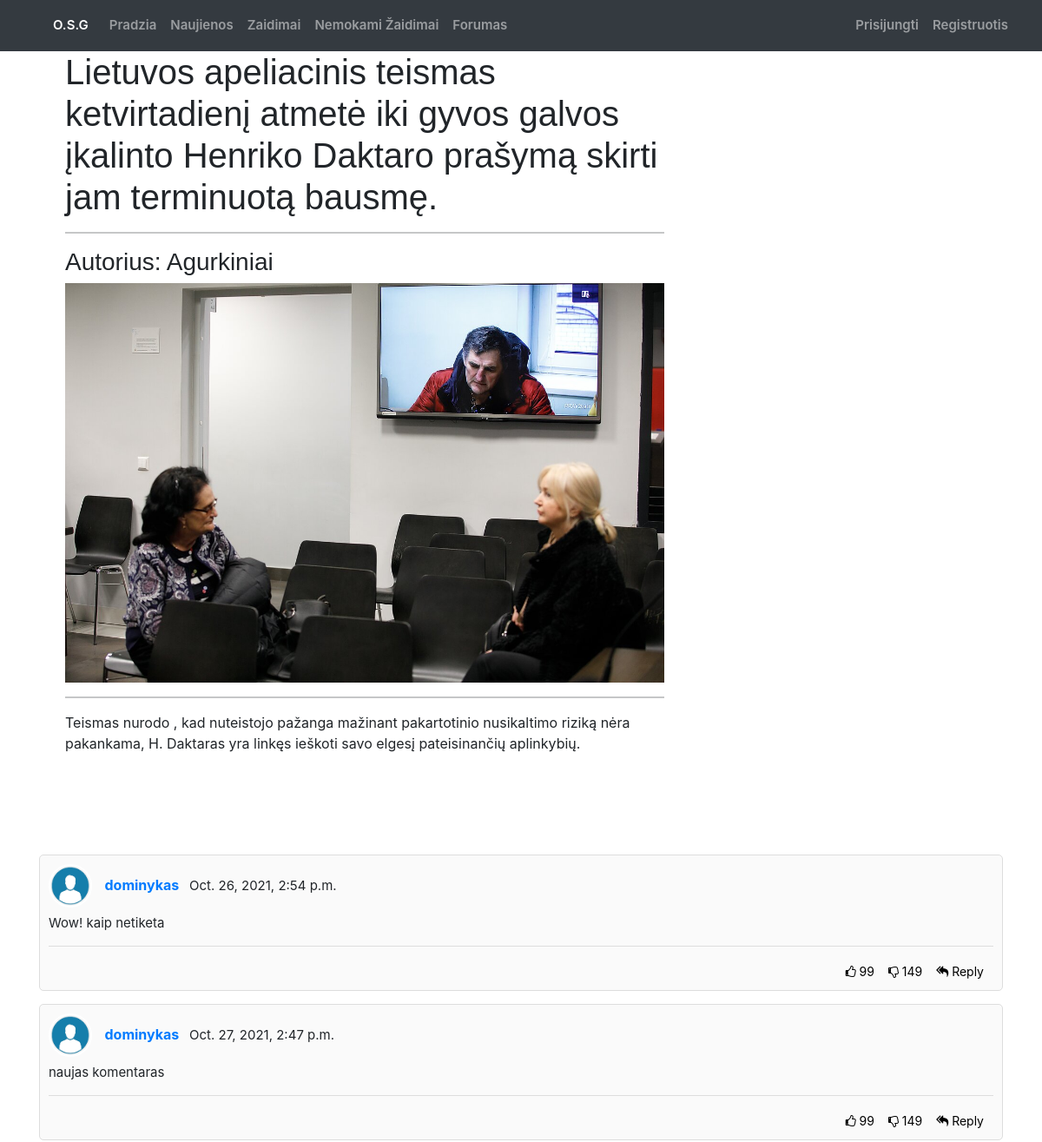
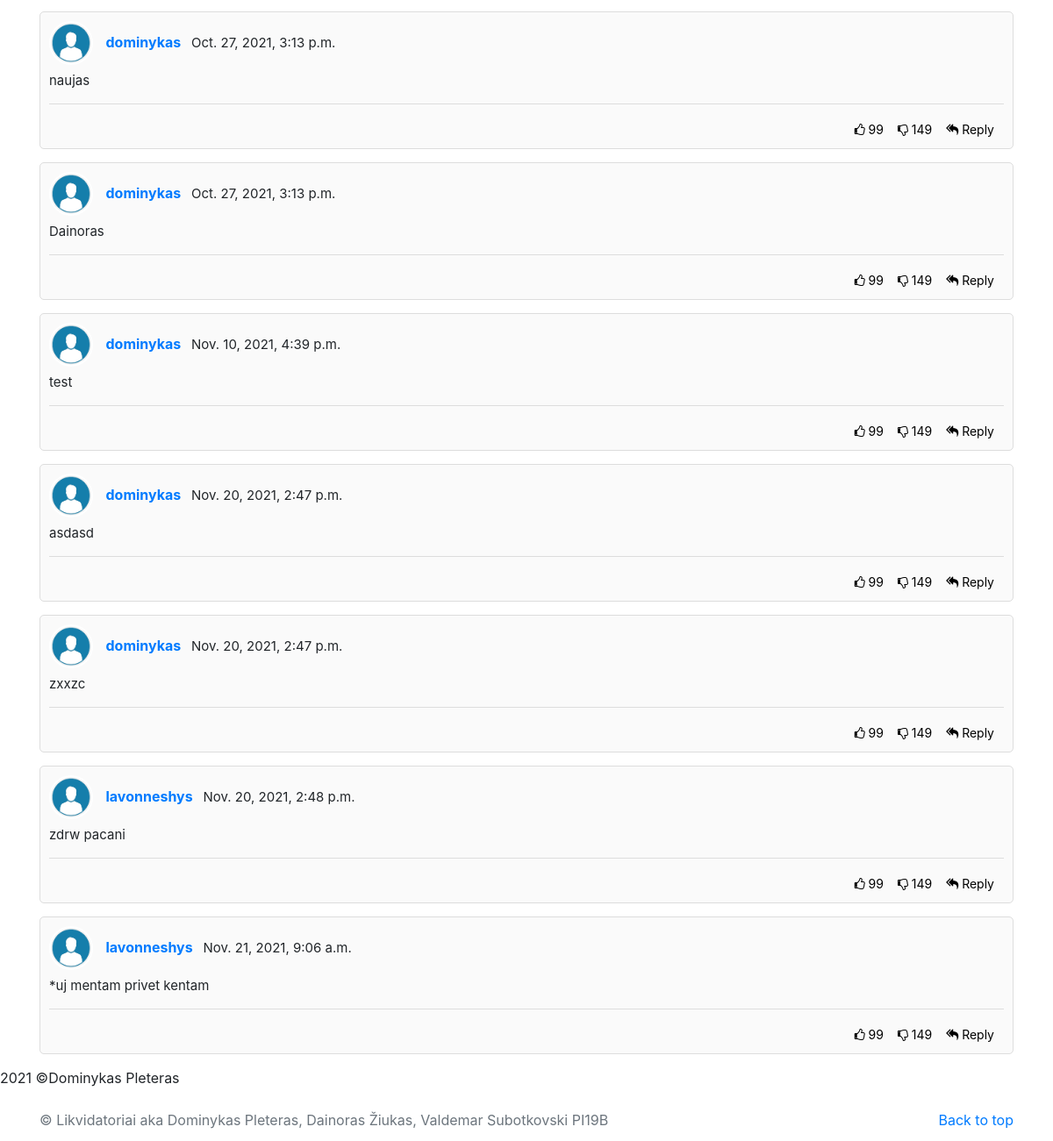
The page /newsPage/5/ on the database its author committed (2 pictures, top to bottom).
### accounts/models.py (models this page shows, shortened)
class NewsClass(models.Model):
    headline=models.CharField(max_length=200,null=True)
    author=models.CharField(max_length=200,null=True)
    text=models.CharField(max_length=200,null=True)
    image = models.ImageField(null=True, blank=True)

class Comment(models.Model):
    userid=models.ForeignKey(User,related_name="users",null=True,on_delete=models.CASCADE)
    newsid= models.ForeignKey(NewsClass,related_name="comments", null=True, on_delete=models.CASCADE)
    body = models.TextField(null=True)
    date_added = models.DateTimeField(auto_now_add=True)

### accounts/views.py (the view)
# urls.py: path('newsPage/<str:pk>/', views.newsPage, name='newsPage'),
def newsPage(request,pk):
    news=NewsClass.objects.get(id=pk)
    comment=Comment.objects.all()
    context={'news':news, 'comment':comment}
    return render(request,'accounts/newsPage.html',context)

### accounts/templates/accounts/newsPage.html (shortened to what this page needs)
{% extends 'accounts/main.html' %}
{% block content %}
{% load static %}
<head>
    <link rel="stylesheet" href="https://cdnjs.cloudflare.com/ajax/libs/font-awesome/4.7.0/css/font-awesome.min.css">
    <link rel="stylesheet" href="https://maxcdn.bootstrapcdn.com/bootstrap/4.3.1/css/bootstrap.min.css">
</head>
<div id="wrapper">
    {% include 'accounts/navbar.html' %}
    <div class="container">
        <div class="container-fluid text-center">
            <div class="col-sm-8 text-left">
                <h1>{{news.headline}}</h1>
                <hr>
                <h3>Autorius: {{news.author}}</h3>
                <img src="{{news.image.url}}" class="img-fluid" alt="Responsive image">
                <hr>
                <p>{{news.text}}</p>
            </div>
        </div>
    </div>
    <div class="container">
        <div class="row">
            <div class="col-12">
                <div class="comments">
                    <div class="comments-details">
                    </div>
                    <div class="comment-box add-comment">
                        {% if not news.comments.all %}
                        {% if request.user.is_authenticated %}
                        Jokiu komentaru nera <a href="{% url 'addComment' news.id %}">Prideti nauja</a>
                        {% endif %}
                        {% else %}
                    </div>
                    {% for comment in news.comments.all%}
                    <div class="comment-box">
                        <span class="commenter-pic">
                            <img src="{%static '/Images/user-icon.png' %}" class="img-fluid">
                        </span>
                        <span class="commenter-name">
                            <a href="#">{{comment.userid}}</a> <span class="comment-time">{{comment.date_added}}</span>
                        </span>
                        <p class="comment-txt more">{{comment.body}}</p>
                        <div class="comment-meta">
                            <button class="comment-like"><i class="fa fa-thumbs-o-up" aria-hidden="true"></i>
                                99</button>
                            <button class="comment-dislike"><i class="fa fa-thumbs-o-down" aria-hidden="true"></i>
                                149</button>
                            <button class="comment-reply reply-popup"><i class="fa fa-reply-all" aria-hidden="true"></i>
                                Reply</button>
                        </div>
                    </div>
                    {% endfor %}
                </div>
                {% endif %}
            </div>
        </div>
    </div>
</div>
<footer>
    <address>2021 &copy;Dominykas Pleteras</address>
</footer>
{%endblock%}

### accounts/static/css/style.css (style rules this page uses)
body { font-family: "Open Sans", sans-serif; color: #444444; }
.row { --bs-gutter-x: 1.5rem; --bs-gutter-y: 0; display: flex; flex-wrap: wrap; margin-top: calc(var(--bs-gutter-y) * -1); margin-right: calc(var(--bs-gutter-x) * -.5); margin-left: calc(var(--bs-gutter-x) * -.5); }
a { color: #ffc451; text-decoration: none; }
h1, h2, h3, h4, h5, h6 { font-family: "Raleway", sans-serif; }

### accounts/templates/accounts/newsPage.html (style rules this page uses)
.comments-details { padding: 15px 15px; }
.comments button { background-color: transparent; border: none; }
.comments .comment-box { width: 100%; float: left; height: 100%; background-color: #FAFAFA; padding: 10px 10px 10px; margin-bottom: 15px; border-radius: 5px; border: 1px solid #ddd; }
.comments .add-comment { background-color: transparent; border: none; position: relative; margin-bottom: 50px; }
.comments .commenter-pic { width: 50px; height: 50px; display: inline-block; border-radius: 100%; border: 2px solid #fff; overflow: hidden; background-color: #fff; }
.comments .commenter-name .comment-time { font-weight: normal; margin-left: 8px; font-size: 15px; }
.comments p.comment-txt { font-size: 15px; border-bottom: 1px solid #ddd; padding: 0px 0px 15px; }
.comments .commenter-name { display: inline-block; position: relative; top: -20px; left: 10px; font-size: 16px; font-weight: bold; }
.comments .comment-meta { font-size: 14px; color: #333; padding: 2px 5px 0px; line-height: 20px; float: right; }

### rows shown on the page
NewsClass: headline "Lietuvos apeliacinis teismas ketvirtadienį atmetė iki gyvos galvos įkalinto Henriko Daktaro prašymą skirti jam terminuotą bausmę.", author "Agurkiniai", image (picture), text "Teismas nurodo , kad nuteistojo pažanga mažinant pakartotinio nusikaltimo riziką nėra pakankama, H. Daktaras yra linkęs ieškoti savo elgesį pateisinančių aplinkybių."
Comment: userid "dominykas", date_added "Oct. 26, 2021, 2:54 p.m.", body "Wow! kaip netiketa"
Comment: userid "dominykas", date_added "Oct. 27, 2021, 2:47 p.m.", body "naujas komentaras"
Comment: userid "dominykas", date_added "Oct. 27, 2021, 3:13 p.m.", body "naujas"
Comment: userid "dominykas", date_added "Oct. 27, 2021, 3:13 p.m.", body "Dainoras"
Comment: userid "dominykas", date_added "Nov. 10, 2021, 4:39 p.m.", body "test"
Comment: userid "dominykas", date_added "Nov. 20, 2021, 2:47 p.m.", body "asdasd"
Comment: userid "dominykas", date_added "Nov. 20, 2021, 2:47 p.m.", body "zxxzc"
Comment: userid "lavonneshys", date_added "Nov. 20, 2021, 2:48 p.m.", body "zdrw pacani"
Comment: userid "lavonneshys", date_added "Nov. 21, 2021, 9:06 a.m.", body "*uj mentam privet kentam"
